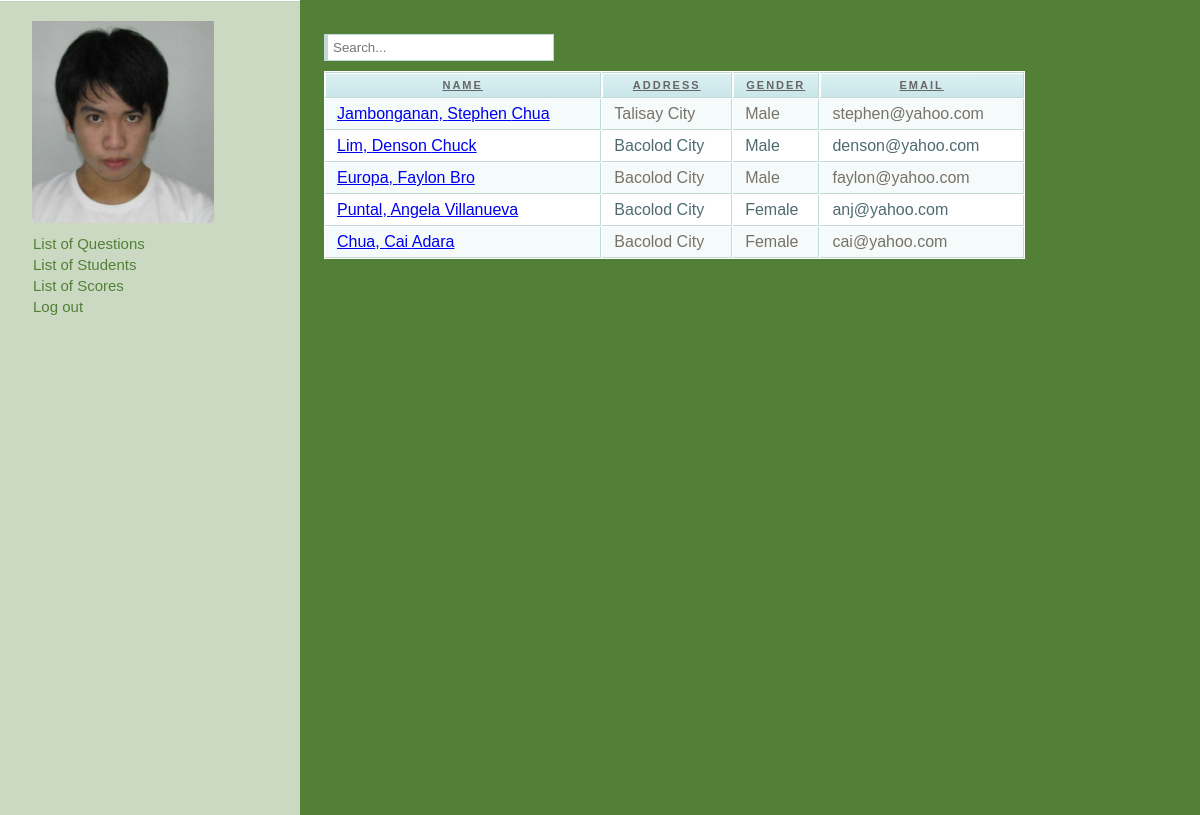
Screenshot of /teacher/listofstud.php (signed in) with the database file from the repository.
### tables this page shows
CREATE TABLE IF NOT EXISTS `teacher` (
  `id` int(11) NOT NULL AUTO_INCREMENT,
  `fname` varchar(30) NOT NULL,
  `lname` varchar(30) NOT NULL,
  `mname` varchar(30) NOT NULL,
  `bday` varchar(30) NOT NULL,
  `address` varchar(300) NOT NULL,
  `zipcode` varchar(10) NOT NULL,
  `gender` varchar(10) NOT NULL,
  `status` varchar(10) NOT NULL,
  `email` varchar(100) NOT NULL,
  `username` varchar(30) NOT NULL,
  `password` varchar(30) NOT NULL,
  `contact` int(11) NOT NULL,
  `pic` varchar(300) NOT NULL,
  `mem_status` varchar(300) NOT NULL,
  `log_status` int(11) NOT NULL,
  PRIMARY KEY (`id`)
);

CREATE TABLE IF NOT EXISTS `student` (
  `id` int(11) NOT NULL AUTO_INCREMENT,
  `fname` varchar(30) NOT NULL,
  `lname` varchar(30) NOT NULL,
  `mname` varchar(30) NOT NULL,
  `bday` varchar(30) NOT NULL,
  `address` varchar(300) NOT NULL,
  `zipcode` varchar(10) NOT NULL,
  `gender` varchar(10) NOT NULL,
  `status` varchar(10) NOT NULL,
  `email` varchar(100) NOT NULL,
  `username` varchar(30) NOT NULL,
  `password` varchar(30) NOT NULL,
  `contact` int(11) NOT NULL,
  `teacher` int(11) NOT NULL,
  `mem_status` varchar(300) NOT NULL,
  `log_status` int(11) NOT NULL,
  PRIMARY KEY (`id`)
);

### teacher/listofstud.php (the view, shortened to what this page needs)
<html>
<head>
<link type="text/css" href="../css/style.css" rel="stylesheet" />
	<link href="../src/facebox.css" media="screen" rel="stylesheet" type="text/css" />
	  <link rel="stylesheet" href="febe/style.css" type="text/css" media="screen" charset="utf-8">
</head>
<body>
<div id="wrapper">
		<div id="proleft">
		<?php
		$id=$_SESSION['SESS_MEMBER_ID'];
		$result3 = mysql_query("SELECT * FROM teacher WHERE id='$id'");
		while($row3 = mysql_fetch_array($result3))
		{
			echo'<img alt="Unable to View" src=' . $row3["pic"] . ' style="width: 182px; width: 182px; margin-left: 32px; margin-top: 21px;">';
		}
		?><br>
		<div style="margin-left:30px; margin-top:10px;">
		<a href="list.php">List of Questions</a><br>
		<a href="listofstud.php">List of Students</a><br>
		<a href="listofscore.php">List of Scores</a><br>
		<a href="logout.php?id=<?php echo $id ?>">Log out</a><br>
		</div>
		</div>
		<div id="proright">
		<input type="text" name="filter" value="" id="filter" class="ed" placeholder="Search..." /><br />
		<table cellpadding="1" cellspacing="1" id="resultTable">
					  <thead>
						<tr>
							<th>Name</th>
							<th>Address</th>
							<th>Gender</th>
							<th>Email</th>
						</tr>
					   </thead>
					   <tbody>
		<?php
		$result = mysql_query("SELECT * FROM student where teacher='$id'");
		while($row = mysql_fetch_array($result))
		  {
		  echo "<tr>";
		  echo "<td><a rel='facebox' href='indiscore.php?id=".$row['id']."'>" . $row['lname'].', '.$row['fname'].' '.$row['mname'] . "</a></td>";
		  echo "<td>" . $row['address'] . "</td>";
		  echo "<td>" . $row['gender'] . "</td>";
		  echo "<td>" . $row['email'] . "</td>";
		  echo "</tr>";
		  }
		?>
		</tbody>
		</table>
		</div>
	</div>
</body>
</html>

### css/style.css (style rules this page uses)
body { background: url("../images/background.jpg") no-repeat fixed 0 0 #528036; color: #747D67; font: 15px/21px Arial,Helvetica,sans-serif; margin:0; padding:0; }
#wrapper { margin-top: 15px; }
input[type="text"] { width: 230px; border: 1px solid #C1DAD7; padding:5px; width: 413px; }
#proleft { background: url("../images/darker-green.png") repeat-x scroll 0 0 transparent; float:left; position:absolute; top:0; height: 100%; width:25%; }
#proleft a { text-decoration:none; padding:3px; margin-bottom:5px; color:#528036; }
#proright { float:right; width: 73%; padding-top: 19px; color:#000; }

### teacher/febe/style.css (style rules this page uses)
table { background-color: white; margin-top: 10px; margin-bottom: 10px; width: 80%; color:#000000; }
th.sortable { background: url("bg_header.jpg") no-repeat scroll 0 0 #CAE8EA; border-bottom: 1px solid #C1DAD7; border-right: 1px solid #C1DAD7; border-top: 1px solid #C1DAD7; color: #4F6B72; font: bold 11px "Trebuchet MS",Verdana,Arial,Helvetica,sans-serif; letter-spacing: 2px; padding: 6px; text-align: center; text-transform: uppercase; color: #666; cursor: pointer; text-decoration: underline; }
td { background: none repeat scroll 0 0 #FFFFFF; border-bottom: 1px solid #C1DAD7; border-right: 1px solid #C1DAD7; color: #4F6B72; padding: 6px 6px 6px 12px; }
td.odd { background: none repeat scroll 0 0 #F5FAFA; color: #797268; }
#filter { width: 230px; border: 1px solid #C1DAD7; border-left: 4px solid #C1DAD7; padding:5px; }

### rows the page displays
teacher: pic (picture)
student: lname "Jambonganan", fname "Stephen", mname "Chua", address "Talisay City", gender "Male", email "stephen@yahoo.com"
student: lname "Lim", fname "Denson", mname "Chuck", address "Bacolod City", gender "Male", email "denson@yahoo.com"
student: lname "Europa", fname "Faylon", mname "Bro", address "Bacolod City", gender "Male", email "faylon@yahoo.com"
student: lname "Puntal", fname "Angela", mname "Villanueva", address "Bacolod City", gender "Female", email "anj@yahoo.com"
student: lname "Chua", fname "Cai", mname "Adara", address "Bacolod City", gender "Female", email "cai@yahoo.com"
